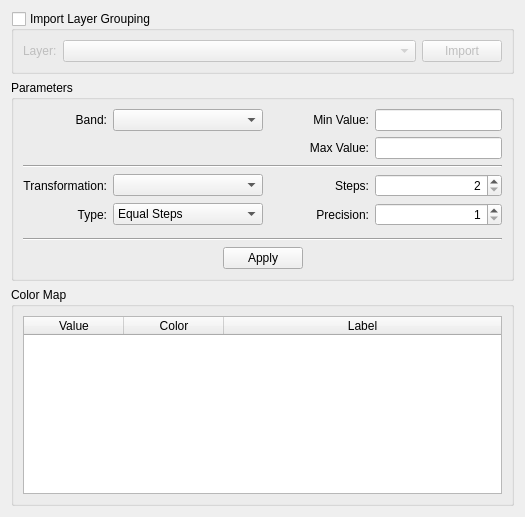
<?xml version="1.0" encoding="UTF-8"?>
<ui version="4.0">
 <class>ColorMapWidgetForm</class>
 <widget class="QWidget" name="ColorMapWidgetForm">
  <property name="geometry">
   <rect>
    <x>0</x>
    <y>0</y>
    <width>525</width>
    <height>517</height>
   </rect>
  </property>
  <property name="windowTitle">
   <string>Color Map</string>
  </property>
  <layout class="QGridLayout" name="gridLayout_6">
   <item row="0" column="0">
    <layout class="QGridLayout" name="gridLayout_5">
     <item row="0" column="0">
      <widget class="QGroupBox" name="m_importGroupBox">
       <property name="title">
        <string>Import Layer Grouping</string>
       </property>
       <property name="checkable">
        <bool>true</bool>
       </property>
       <property name="checked">
        <bool>false</bool>
       </property>
       <layout class="QGridLayout" name="gridLayout_15">
        <item row="0" column="0">
         <layout class="QGridLayout" name="gridLayout_14">
          <item row="0" column="0">
           <widget class="QLabel" name="label_7">
            <property name="text">
             <string>Layer:</string>
            </property>
           </widget>
          </item>
          <item row="0" column="1">
           <widget class="QComboBox" name="m_layersComboBox">
            <property name="sizePolicy">
             <sizepolicy hsizetype="MinimumExpanding" vsizetype="Fixed">
              <horstretch>0</horstretch>
              <verstretch>0</verstretch>
             </sizepolicy>
            </property>
           </widget>
          </item>
          <item row="0" column="2">
           <widget class="QPushButton" name="m_importPushButton">
            <property name="text">
             <string>Import</string>
            </property>
           </widget>
          </item>
         </layout>
        </item>
       </layout>
      </widget>
     </item>
     <item row="1" column="0">
      <widget class="QGroupBox" name="m_groupBox">
       <property name="title">
        <string>Parameters</string>
       </property>
       <property name="flat">
        <bool>false</bool>
       </property>
       <layout class="QGridLayout" name="gridLayout_4">
        <item row="0" column="0">
         <layout class="QGridLayout" name="gridLayout_3">
          <item row="0" column="0">
           <layout class="QGridLayout" name="gridLayout_2">
            <item row="0" column="2">
             <widget class="QLabel" name="label_5">
              <property name="minimumSize">
               <size>
                <width>100</width>
                <height>0</height>
               </size>
              </property>
              <property name="text">
               <string>Min Value:</string>
              </property>
              <property name="alignment">
               <set>Qt::AlignRight|Qt::AlignTrailing|Qt::AlignVCenter</set>
              </property>
             </widget>
            </item>
            <item row="0" column="3">
             <widget class="QLineEdit" name="m_minValueLineEdit">
              <property name="sizePolicy">
               <sizepolicy hsizetype="MinimumExpanding" vsizetype="Fixed">
                <horstretch>0</horstretch>
                <verstretch>0</verstretch>
               </sizepolicy>
              </property>
             </widget>
            </item>
            <item row="1" column="2">
             <widget class="QLabel" name="label_6">
              <property name="minimumSize">
               <size>
                <width>100</width>
                <height>0</height>
               </size>
              </property>
              <property name="text">
               <string>Max Value:</string>
              </property>
              <property name="alignment">
               <set>Qt::AlignRight|Qt::AlignTrailing|Qt::AlignVCenter</set>
              </property>
             </widget>
            </item>
            <item row="1" column="3">
             <widget class="QLineEdit" name="m_maxValueLineEdit">
              <property name="sizePolicy">
               <sizepolicy hsizetype="MinimumExpanding" vsizetype="Fixed">
                <horstretch>0</horstretch>
                <verstretch>0</verstretch>
               </sizepolicy>
              </property>
             </widget>
            </item>
            <item row="2" column="0" colspan="4">
             <widget class="Line" name="line_2">
              <property name="orientation">
               <enum>Qt::Horizontal</enum>
              </property>
             </widget>
            </item>
            <item row="3" column="0">
             <widget class="QLabel" name="label">
              <property name="minimumSize">
               <size>
                <width>80</width>
                <height>0</height>
               </size>
              </property>
              <property name="text">
               <string>Transformation:</string>
              </property>
              <property name="alignment">
               <set>Qt::AlignRight|Qt::AlignTrailing|Qt::AlignVCenter</set>
              </property>
             </widget>
            </item>
            <item row="3" column="1">
             <widget class="QComboBox" name="m_transformComboBox">
              <property name="minimumSize">
               <size>
                <width>150</width>
                <height>0</height>
               </size>
              </property>
             </widget>
            </item>
            <item row="3" column="2">
             <widget class="QLabel" name="label_3">
              <property name="text">
               <string>Steps:</string>
              </property>
              <property name="alignment">
               <set>Qt::AlignRight|Qt::AlignTrailing|Qt::AlignVCenter</set>
              </property>
             </widget>
            </item>
            <item row="3" column="3">
             <widget class="QSpinBox" name="m_slicesSpinBox">
              <property name="alignment">
               <set>Qt::AlignRight|Qt::AlignTrailing|Qt::AlignVCenter</set>
              </property>
              <property name="minimum">
               <number>2</number>
              </property>
              <property name="maximum">
               <number>256</number>
              </property>
             </widget>
            </item>
            <item row="4" column="0">
             <widget class="QLabel" name="label_4">
              <property name="text">
               <string>Type:</string>
              </property>
              <property name="alignment">
               <set>Qt::AlignRight|Qt::AlignTrailing|Qt::AlignVCenter</set>
              </property>
             </widget>
            </item>
            <item row="4" column="1">
             <widget class="QComboBox" name="m_typeComboBox">
              <property name="minimumSize">
               <size>
                <width>150</width>
                <height>0</height>
               </size>
              </property>
              <item>
               <property name="text">
                <string>Equal Steps</string>
               </property>
              </item>
             </widget>
            </item>
            <item row="4" column="2">
             <widget class="QLabel" name="label_8">
              <property name="text">
               <string>Precision:</string>
              </property>
              <property name="alignment">
               <set>Qt::AlignRight|Qt::AlignTrailing|Qt::AlignVCenter</set>
              </property>
             </widget>
            </item>
            <item row="4" column="3">
             <widget class="QSpinBox" name="m_precisionSpinBox">
              <property name="alignment">
               <set>Qt::AlignRight|Qt::AlignTrailing|Qt::AlignVCenter</set>
              </property>
              <property name="minimum">
               <number>1</number>
              </property>
              <property name="maximum">
               <number>20</number>
              </property>
             </widget>
            </item>
            <item row="0" column="0">
             <widget class="QLabel" name="label_2">
              <property name="minimumSize">
               <size>
                <width>80</width>
                <height>0</height>
               </size>
              </property>
              <property name="text">
               <string>Band:</string>
              </property>
              <property name="alignment">
               <set>Qt::AlignRight|Qt::AlignTrailing|Qt::AlignVCenter</set>
              </property>
             </widget>
            </item>
            <item row="0" column="1">
             <widget class="QComboBox" name="m_bandComboBox">
              <property name="sizePolicy">
               <sizepolicy hsizetype="MinimumExpanding" vsizetype="Fixed">
                <horstretch>0</horstretch>
                <verstretch>0</verstretch>
               </sizepolicy>
              </property>
              <property name="minimumSize">
               <size>
                <width>150</width>
                <height>0</height>
               </size>
              </property>
             </widget>
            </item>
           </layout>
          </item>
          <item row="1" column="0">
           <widget class="QWidget" name="m_colorBarWidget" native="true">
            <property name="sizePolicy">
             <sizepolicy hsizetype="MinimumExpanding" vsizetype="Preferred">
              <horstretch>0</horstretch>
              <verstretch>0</verstretch>
             </sizepolicy>
            </property>
           </widget>
          </item>
          <item row="2" column="0">
           <layout class="QGridLayout" name="gridLayout_11">
            <item row="0" column="0">
             <widget class="Line" name="line">
              <property name="orientation">
               <enum>Qt::Horizontal</enum>
              </property>
             </widget>
            </item>
            <item row="1" column="0">
             <layout class="QGridLayout" name="gridLayout_10">
              <item row="0" column="0">
               <spacer name="horizontalSpacer">
                <property name="orientation">
                 <enum>Qt::Horizontal</enum>
                </property>
                <property name="sizeHint" stdset="0">
                 <size>
                  <width>40</width>
                  <height>20</height>
                 </size>
                </property>
               </spacer>
              </item>
              <item row="0" column="1">
               <widget class="QPushButton" name="m_applyPushButton">
                <property name="text">
                 <string>Apply</string>
                </property>
               </widget>
              </item>
              <item row="0" column="2">
               <spacer name="horizontalSpacer_2">
                <property name="orientation">
                 <enum>Qt::Horizontal</enum>
                </property>
                <property name="sizeHint" stdset="0">
                 <size>
                  <width>40</width>
                  <height>20</height>
                 </size>
                </property>
               </spacer>
              </item>
             </layout>
            </item>
           </layout>
          </item>
         </layout>
        </item>
       </layout>
      </widget>
     </item>
     <item row="2" column="0">
      <widget class="QGroupBox" name="groupBox">
       <property name="title">
        <string>Color Map</string>
       </property>
       <layout class="QGridLayout" name="gridLayout">
        <item row="0" column="0">
         <widget class="QTableWidget" name="m_tableWidget">
          <attribute name="horizontalHeaderStretchLastSection">
           <bool>true</bool>
          </attribute>
          <attribute name="verticalHeaderDefaultSectionSize">
           <number>25</number>
          </attribute>
          <column>
           <property name="text">
            <string>Value</string>
           </property>
          </column>
          <column>
           <property name="text">
            <string>Color</string>
           </property>
          </column>
          <column>
           <property name="text">
            <string>Label</string>
           </property>
          </column>
         </widget>
        </item>
       </layout>
      </widget>
     </item>
    </layout>
   </item>
  </layout>
 </widget>
 <tabstops>
  <tabstop>m_importGroupBox</tabstop>
  <tabstop>m_layersComboBox</tabstop>
  <tabstop>m_importPushButton</tabstop>
  <tabstop>m_bandComboBox</tabstop>
  <tabstop>m_minValueLineEdit</tabstop>
  <tabstop>m_maxValueLineEdit</tabstop>
  <tabstop>m_transformComboBox</tabstop>
  <tabstop>m_typeComboBox</tabstop>
  <tabstop>m_slicesSpinBox</tabstop>
  <tabstop>m_precisionSpinBox</tabstop>
  <tabstop>m_applyPushButton</tabstop>
  <tabstop>m_tableWidget</tabstop>
 </tabstops>
 <resources/>
 <connections>
  <connection>
   <sender>m_importGroupBox</sender>
   <signal>toggled(bool)</signal>
   <receiver>m_groupBox</receiver>
   <slot>setDisabled(bool)</slot>
   <hints>
    <hint type="sourcelabel">
     <x>225</x>
     <y>62</y>
    </hint>
    <hint type="destinationlabel">
     <x>225</x>
     <y>202</y>
    </hint>
   </hints>
  </connection>
 </connections>
</ui>
